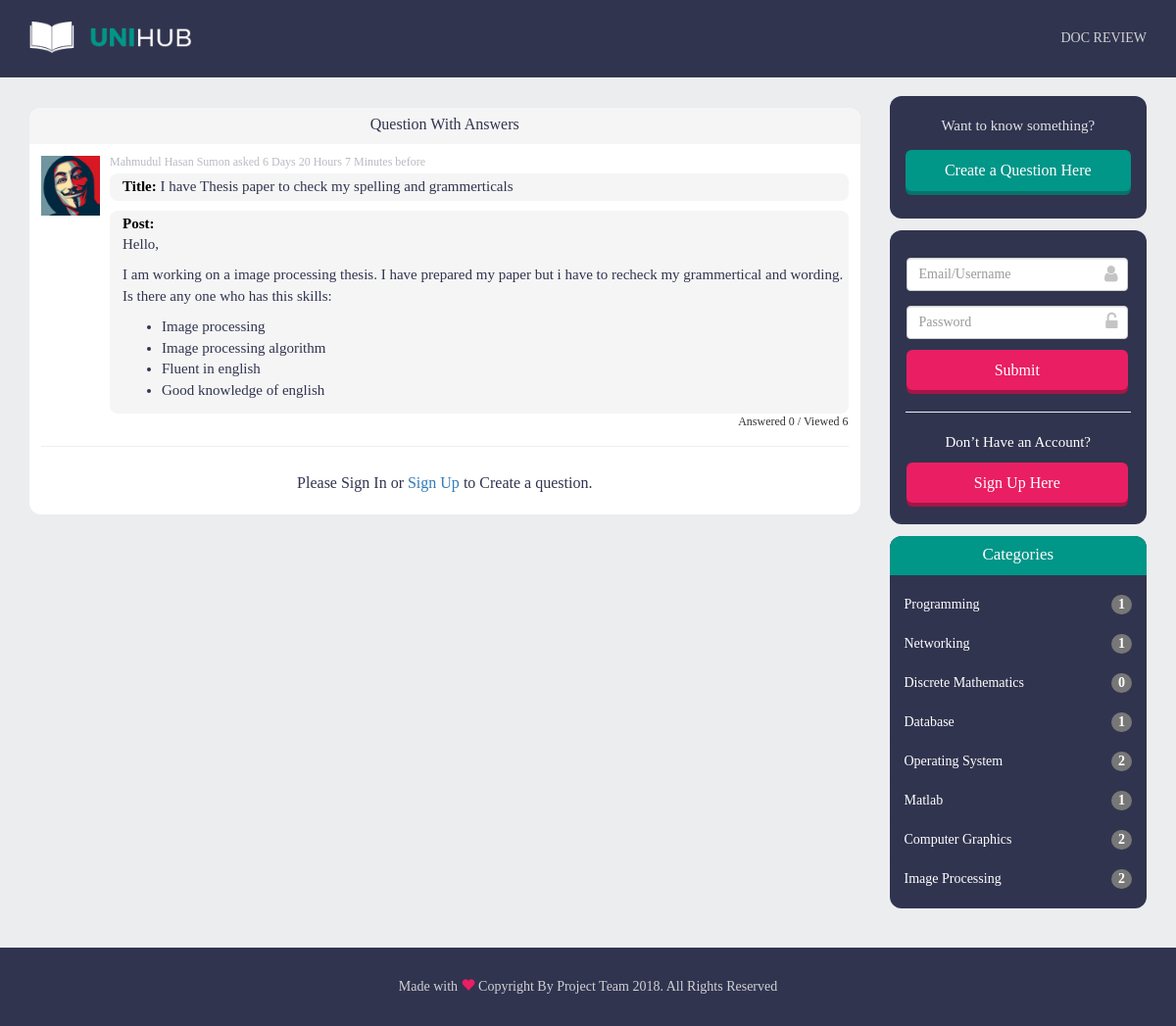
Screenshot of /review-post.php?revId=3 with the database file from the repository.
### tables this page shows
CREATE TABLE `users` (
  `user_id` int(11) NOT NULL AUTO_INCREMENT,
  `user_first` varchar(255) NOT NULL,
  `user_last` varchar(255) NOT NULL,
  `user_name` varchar(255) NOT NULL,
  `user_email` varchar(255) NOT NULL,
  `user_pwd` varchar(255) NOT NULL,
  `user_active` int(2) NOT NULL,
  `user_created` timestamp NOT NULL DEFAULT CURRENT_TIMESTAMP,
  `image` varchar(200) NOT NULL,
  PRIMARY KEY (`user_id`)
);

CREATE TABLE `review` (
  `rev_id` int(11) NOT NULL AUTO_INCREMENT,
  `user_id` int(11) NOT NULL,
  `title` text NOT NULL,
  `post` mediumtext NOT NULL,
  `posttime` timestamp NOT NULL DEFAULT CURRENT_TIMESTAMP,
  `answered` int(11) NOT NULL,
  `view` int(11) NOT NULL,
  PRIMARY KEY (`rev_id`)
);

CREATE TABLE `category` (
  `cat_id` int(11) NOT NULL AUTO_INCREMENT,
  `cat_name` varchar(255) NOT NULL,
  PRIMARY KEY (`cat_id`)
);

### review-post.php (the view, shortened to what this page needs)
<?php include 'header.php'; ?>
<?php
	mysqli_query($conn, "UPDATE question SET ");
	$revID = mysqli_real_escape_string($conn, $_GET['revId']);
	$sql = "SELECT * FROM review WHERE rev_id='$revID'";
	$result = mysqli_query($conn, $sql);
	if(mysqli_num_rows($result) == 1){
		$row = mysqli_fetch_array($result);
		$user_id = $row['user_id'];
		$title = $row['title'];
		$post = $row['post'];
		$post_time = $row['posttime'];
		$answered = $row['answered'];
		$view = $row['view'] + 1;
		mysqli_query($conn, "UPDATE review SET view = '$view' WHERE rev_id = '$revID'");
		$userFind  = mysqli_query($conn, "SELECT user_first, user_last, image FROM users WHERE user_id = '$user_id'");
		if(mysqli_num_rows($userFind) == 1){
			$row = mysqli_fetch_array($userFind);
			$fullName = $row['user_first'] .' '. $row['user_last'];
			$propic = 'uploads/profile-pic/'.$row['image'];
		}
		$qusInfo = 'Answered '.$answered.' / Viewed '.$view;
	}
?>
<section class="main-section-area">
    <div class="container">
        <div class="row">
			<div class="col-md-9">
    			<div class="main-content-area">
               		<div class="main-content-header text-center">
                    	<p class="qn-ans">Question With Answers</p>
               		</div>
					<div class="all-ans-area">
						<div class="media">
							<div class="media-left">
								<img src="<?php echo $propic?>" class="media-object" style="width:60px">
							</div>
							<div class="media-body">
								<h4 class="media-heading"><?php echo $fullName;?> asked <?php echo postTime($post_time)?></h4>
								<p class="qn-area"><span class="question">Title:</span> <?php echo $title?> </p>
					   			<div class="qn-area"><span class="question">Post:</span> <?php echo $post?> </div>
					   			<p class="ans-time text-right"><?php echo $qusInfo;?></p>
							</div>
							<hr class="content-line">
						</div>
					</div>
					<?php
						if(isset($_SESSION['uid'])){
							echo '<div class="reply-ans-area text-center">
									<form action = "includes/reviewreply.inc.php" method="POST" role="form">
										<textarea class="tinymce" name="reply-ans" placeholder="Type Your Answer...." style="height:200px"></textarea>
											<br>
										<input type="hidden" name="revId" value='.$revID.'>
										<input type="submit" name="submit" value="Reply">
									</form>
								</div>';
						}
						else{
							echo '<div class="text-center" style="padding-bottom: 10px">
			                    	<p class="qn-ans">Please Sign In or <a href="register.php">Sign Up</a> to Create a question.</p>
			               		</div>';
						}
					?>
    			</div>
    		</div>
        	<?php include 'rightbar.php'?>
        </div>
    </div>
</section>
<?php include 'footer.php'?>

### includes/utility.inc.php (shortened to what this page needs)
<?php
	function postTime($postTime){
		$currentDateTime = new DateTime(date('Y-m-d H:i:s', time()));
		$postDateTime = new DateTime($postTime);
		$interval = $postDateTime->diff($currentDateTime);
		if($interval->y == 0 && $interval->m == 0 && $interval->d == 0 && $interval->h == 0 && $interval->i == 0){
			$str = ' Just Now';
			return $str;
		}
		else if($interval->y == 0 && $interval->m == 0 && $interval->d == 0 && $interval->h == 0){
			$str = $interval->i . ' Minutes before';
			return $str;
		}
		else if($interval->y == 0 && $interval->m == 0 && $interval->d == 0){
			$str = $interval->h .' Hours '. $interval->i . ' Minutes before';
			return $str;
		}
		else if($interval->y == 0 && $interval->m == 0){
			$str = $interval->d .' Days '. $interval->h .' Hours '. $interval->i . ' Minutes before';
			return $str;
		}
	}
	function categoryList(){
		include 'dbh.inc.php';
		echo '<ul class="list-group">';
		$catInfo = mysqli_query($conn, "SELECT * FROM category");
		while($catRow = mysqli_fetch_assoc($catInfo)){
			$catId = $catRow['cat_id'];
			$catName = $catRow['cat_name'];
			$catQus = mysqli_query($conn, "SELECT cat_id FROM question WHERE cat_id='$catId'");
			$counter = mysqli_num_rows($catQus);
			$url = 'category-view.php?catId='.$catId;
			echo '<a href="'.$url.'"><li class="list-group-item">'.$catName.'<span class="badge">'.$counter.'</span></li></a>';
		}
		echo '</ul>';
	}
?>

### style.css (style rules this page uses)
html { height: 100% }
body { margin:0; font-family: 'Montserrat', sans-sarif; font-weight: 400; background-color: #EBEDEF; padding-top: 90px; height: 100% }
.main-section-area { padding-top: 8px; min-height: 100% }
.main-section-area .container { overflow: auto; padding-bottom: 100px; }
.main-content-area { background-color: #FFFFFF; height: auto; border-radius: 12px; margin-top: 12px; margin-bottom: 12px; }
.main-content-header { background-color: #F5F5F5; height: 37px; border-top-left-radius: 12px; border-top-right-radius: 12px; font-size: 18px; }
.media-heading { font-size: 12px; color: #B9BBC1; }
.question { color: #000000; font-weight: 600; }
.qn-area { color: #31344F; font-size: 15px; background-color: #F5F5F5; border-radius: 8px; height: auto; padding-left: 13px; padding-top: 3px; padding-bottom: 3px; text-decoration:none; }
.content-line { text-align: center; margin-top: 6px; }
ul.list-group { padding: 10px 0; }
.list-group-item { background-color: #31344F; border-radius: 0px; color: #ffffff; border:none; font-size: 14px; }
.list-group a { text-decoration: none; }
.badge { font-size: 14px; }
.qn-ans { font-size: 16px; color:#31344F; padding-top: 6px; }
.all-ans-area { margin-left: 12px; margin-top: 12px; margin-right: 12px; font-size: 12px; }

### rows the page displays
users: image (picture), fullName "Mahmudul Hasan Sumon"
review: posttime "6 Days 20 Hours 7 Minutes before", title "I have Thesis paper to check my spelling and grammerticals", post "Hello, I am working on a image processing thesis. I have prepared my paper but i have to recheck my grammertical and wording. Is there any one who has this skills: Image processing Image processing algorithm Fluent in english Good knowledge of english", qusInfo "Answered 0 / Viewed 6"
category: cat_name "Programming", counter "1"
category: cat_name "Networking", counter "1"
category: cat_name "Discrete Mathematics", counter "0"
category: cat_name "Database", counter "1"
category: cat_name "Operating System", counter "2"
category: cat_name "Matlab", counter "1"
category: cat_name "Computer Graphics", counter "2"
category: cat_name "Image Processing", counter "2"
